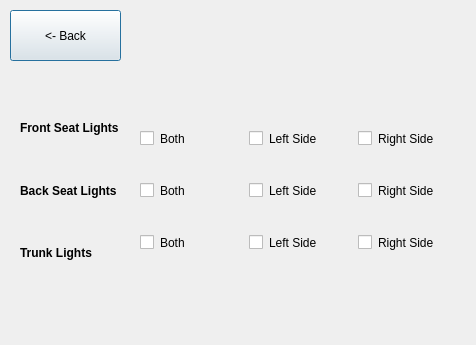
<?xml version="1.0" encoding="UTF-8"?>
<ui version="4.0">
 <class>InteriorLights</class>
 <widget class="QDialog" name="InteriorLights">
  <property name="geometry">
   <rect>
    <x>0</x>
    <y>0</y>
    <width>476</width>
    <height>345</height>
   </rect>
  </property>
  <property name="windowTitle">
   <string>Dialog</string>
  </property>
  <property name="styleSheet">
   <string notr="true">border-color: rgb(0, 3, 198);
border-color: rgb(17, 1, 138);</string>
  </property>
  <widget class="QPushButton" name="pushButton">
   <property name="geometry">
    <rect>
     <x>10</x>
     <y>10</y>
     <width>111</width>
     <height>51</height>
    </rect>
   </property>
   <property name="text">
    <string>&lt;- Back</string>
   </property>
  </widget>
  <widget class="QWidget" name="">
   <property name="geometry">
    <rect>
     <x>140</x>
     <y>100</y>
     <width>321</width>
     <height>181</height>
    </rect>
   </property>
   <layout class="QGridLayout" name="gridLayout">
    <item row="0" column="0">
     <widget class="QCheckBox" name="checkBox">
      <property name="text">
       <string>Both</string>
      </property>
     </widget>
    </item>
    <item row="0" column="1">
     <widget class="QCheckBox" name="checkBox_2">
      <property name="text">
       <string>Left Side</string>
      </property>
     </widget>
    </item>
    <item row="0" column="2">
     <widget class="QCheckBox" name="checkBox_3">
      <property name="text">
       <string>Right Side</string>
      </property>
     </widget>
    </item>
    <item row="1" column="0">
     <widget class="QCheckBox" name="checkBox_4">
      <property name="text">
       <string>Both</string>
      </property>
     </widget>
    </item>
    <item row="1" column="1">
     <widget class="QCheckBox" name="checkBox_5">
      <property name="text">
       <string>Left Side</string>
      </property>
     </widget>
    </item>
    <item row="1" column="2">
     <widget class="QCheckBox" name="checkBox_6">
      <property name="text">
       <string>Right Side</string>
      </property>
     </widget>
    </item>
    <item row="2" column="0">
     <widget class="QCheckBox" name="checkBox_7">
      <property name="text">
       <string>Both</string>
      </property>
     </widget>
    </item>
    <item row="2" column="1">
     <widget class="QCheckBox" name="checkBox_8">
      <property name="text">
       <string>Left Side</string>
      </property>
     </widget>
    </item>
    <item row="2" column="2">
     <widget class="QCheckBox" name="checkBox_9">
      <property name="text">
       <string>Right Side</string>
      </property>
     </widget>
    </item>
   </layout>
  </widget>
  <widget class="QWidget" name="">
   <property name="geometry">
    <rect>
     <x>20</x>
     <y>100</y>
     <width>109</width>
     <height>181</height>
    </rect>
   </property>
   <layout class="QVBoxLayout" name="verticalLayout">
    <item>
     <widget class="QLabel" name="label">
      <property name="font">
       <font>
        <pointsize>9</pointsize>
        <weight>75</weight>
        <bold>true</bold>
       </font>
      </property>
      <property name="text">
       <string>Front Seat Lights</string>
      </property>
     </widget>
    </item>
    <item>
     <widget class="QLabel" name="label_2">
      <property name="font">
       <font>
        <pointsize>9</pointsize>
        <weight>75</weight>
        <bold>true</bold>
       </font>
      </property>
      <property name="text">
       <string>Back Seat Lights</string>
      </property>
     </widget>
    </item>
    <item>
     <widget class="QLabel" name="label_3">
      <property name="font">
       <font>
        <pointsize>9</pointsize>
        <weight>75</weight>
        <bold>true</bold>
       </font>
      </property>
      <property name="text">
       <string>Trunk Lights</string>
      </property>
     </widget>
    </item>
   </layout>
  </widget>
 </widget>
 <resources/>
 <connections/>
</ui>
